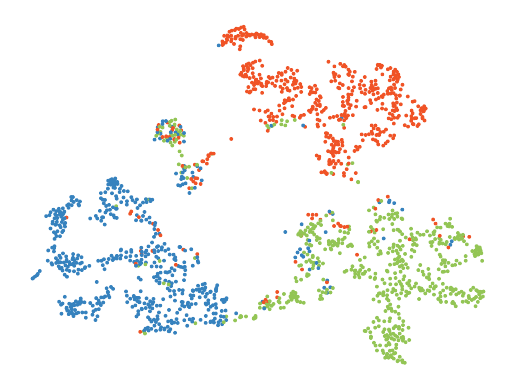

Write the Python code that produced this figure.
import torch
import numpy as np
import matplotlib.pyplot as plt
from sklearn.manifold import TSNE
from sklearn.metrics import silhouette_score, calinski_harabasz_score
from torch.utils.data.dataloader import DataLoader
from torch_geometric import seed_everything
from sklearn.cluster import KMeans
from sklearn.metrics import normalized_mutual_info_score, adjusted_rand_score
from matplotlib.colors import ListedColormap
from data import dataset
import utils

if __name__ == '__main__':
    # init
    args = utils.parse_args()
    seed_everything(args.seed)

    # dataset
    A, y = utils.load_data(args.data)
    Data = dataset.Dataload(A, A.shape[0])
    Data = DataLoader(Data, batch_size=args.bs, shuffle=True)

    # train
    encode, decode = utils.train_ANELR(Data, A, args)
    if torch.is_tensor(encode):
        encode = encode.detach().cpu().numpy()

    # eval
    tsne = TSNE(n_components=2, metric='cosine', perplexity=30, random_state=args.seed)
    X_tsne = tsne.fit_transform(encode)

    sc = round(silhouette_score(X_tsne, y), 4)
    chs = round(calinski_harabasz_score(X_tsne, y), 4)

    kmeans = KMeans(n_clusters=len(np.unique(y)), random_state=args.seed)
    y_pred = kmeans.fit_predict(X_tsne)
    nmi = round(normalized_mutual_info_score(y, y_pred), 4)
    ari = round(adjusted_rand_score(y, y_pred), 4)
    print('SC:', sc, ' CHS:', chs, ' NMI:', nmi, ' ARI:', ari)

    if args.data == '20-Newsgroups':
        colors = ['#3682be', '#93c555', '#f05326']
        custom_cmap = ListedColormap(colors)
        plt.scatter(X_tsne[:, 0], X_tsne[:, 1], cmap=custom_cmap, c=y, s=3)
        plt.axis('off')
        plt.savefig("visualization.pdf", bbox_inches='tight')
        plt.show()
